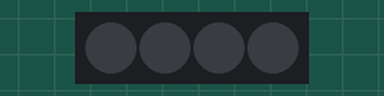
Simulated run of this sketch. Board: Arduino Uno, built with avr-gcc and run on an emulated ATmega328P. Shown: 4 RGB LEDs in strip order, left to right. Dim RGB values are drawn brighter than linear.

Above: at 0.15 s.
At 3.88 s:
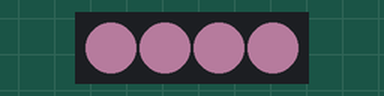
At 12.88 s:
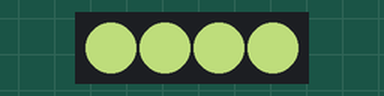
At 19.85 s:
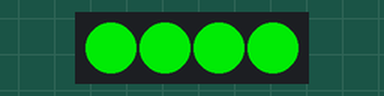
At 30.87 s:
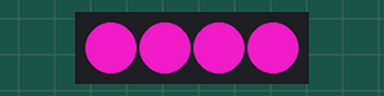
At 39.59 s:
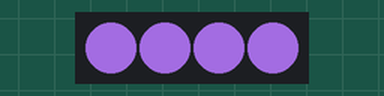
Timing chart, 0 to 40.0 s (numbered marks = the images above):
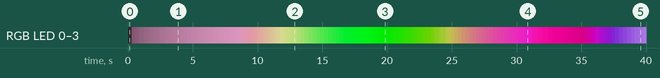

The sketch:

RGBLedWalker.ino
```cpp
#include "SoftTimer.h"
#include "RGBRamp.h"


#define NUM_PIXELS 4

RGBRamp	ramp;

#define NEO
//#define ANAOUT

#ifdef ANAOUT
const uint8_t anpinR = 3;
const uint8_t anpinG = 5;
const uint8_t anpinB = 6;
#endif

#include "stripper.h"
#ifdef NEO
#include <Adafruit_NeoPixel.h>
//uint8_t	PIN = 2;
uint8_t	PIN = 7;  // For ArdLedRing board
Adafruit_NeoPixel strip = Adafruit_NeoPixel(NUM_PIXELS, PIN, NEO_GRB + NEO_KHZ800);
#else
#include "Adafruit_WS2801.h"
// Choose which 2 pins you will use for output.
// Can be any valid output pins.
// The colors of the wires may be totally different so
// BE SURE TO CHECK YOUR PIXELS TO SEE WHICH WIRES TO USE!
uint8_t dataPin  = 3;    // Yellow wire on Adafruit Pixels
uint8_t clockPin = 4;    // Green wire on Adafruit Pixels

// Don't forget to connect the ground wire to Arduino ground,
// and the +5V wire to a +5V supply
// Set the first variable to the NUMBER of pixels. 25 = 25 pixels in a row
Adafruit_WS2801 strip = Adafruit_WS2801(NUM_PIXELS, dataPin, clockPin);


#endif


void ledTimerCallback(Task* task) {
  bool changed = false;
	ramp.step();

	uint32_t val = ramp.getVal();
//Serial.println(val,HEX);
  //Serial.println(0xffffff-val,HEX);
	strip.setPixelColor(0,val);
	strip.setPixelColor(1,val);
	strip.setPixelColor(2,val);
	strip.setPixelColor(3,val);
  if ( !changed )
    	changed = ramp.changed();

  if (changed) {
#ifdef ANAOUT
    analogWrite(anpinR,(uint8_t)(val & 0xff));
    analogWrite(anpinG,(uint8_t)((val & 0xff00)>>8));
    analogWrite(anpinB,(uint8_t)((val & 0xff0000)>>16));
#endif
    strip.show();
  }
}


Task ledTimer(3,ledTimerCallback);

void setup() {
	randomSeed(analogRead(0));
	strip.begin();
  // Update LED contents, to start they are all 'off'
  strip.show();
  Serial.begin(9600);
  SoftTimer.add(&ledTimer);
}
```
